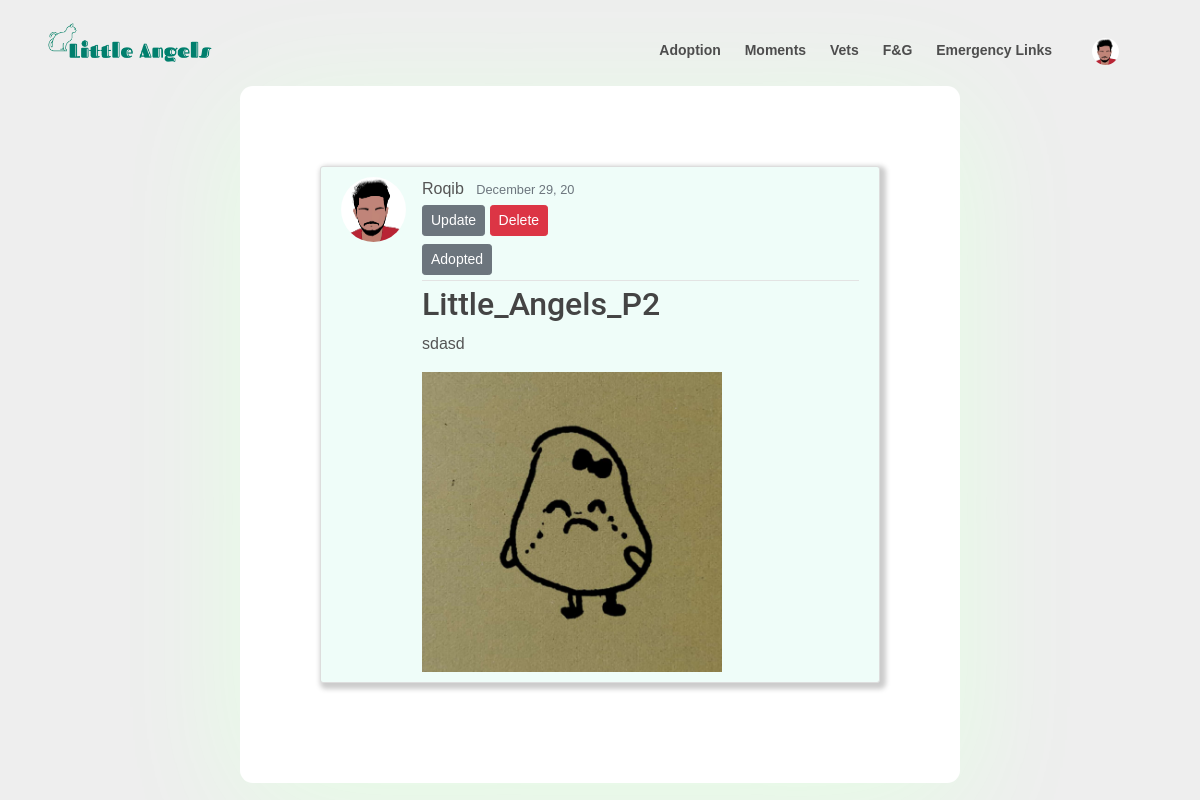
Page /adoption/post/4/ (signed in) on the earlier database version.
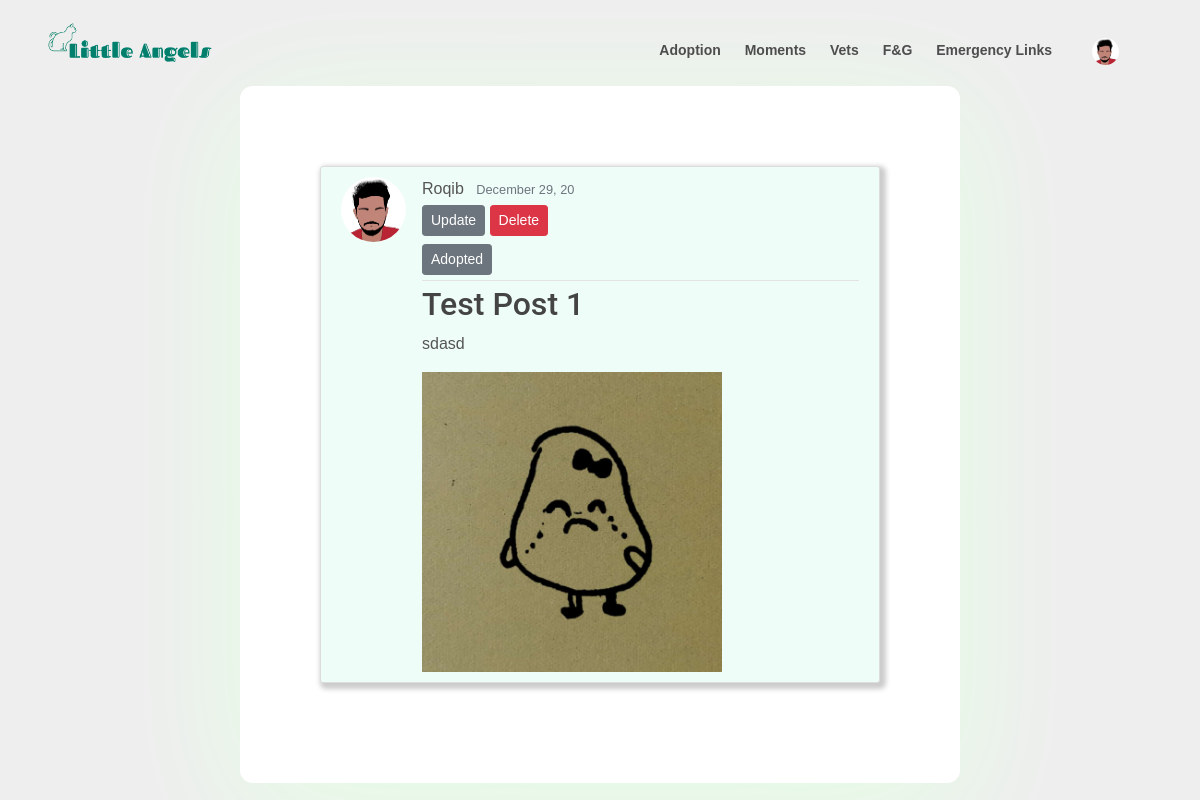
Same page on the later database version.
### adoption/models.py (models this page shows, shortened)
class AdoptionPost(models.Model):
    title = models.CharField(max_length=30)
    author = models.ForeignKey(User, on_delete=models.CASCADE)
    content = models.TextField();
    date = models.DateTimeField(default=timezone.now)
    location = models.CharField(max_length=50)
    approved = models.BooleanField(default=False)
    contact = models.CharField(max_length=11)
    isAdopted = models.BooleanField(default=False)
    image = models.ImageField( blank=True, null=True, upload_to= 'adoption_pics')

### users/models.py (models this page shows, shortened)
class Profile(models.Model):
    accTypes= [
    ('normal', 'Normal'),
    ('vet', 'Vetenarian'),
    ('shop', 'Shop Owner')
    ]
    user = models.OneToOneField(User, on_delete=models.CASCADE)
    image = models.ImageField(default='default.png',  upload_to='profile_pics')
    user_type = models.CharField(max_length=30, choices = accTypes, default='null')

### adoption/views.py (the view)
# urls.py: path('post/<int:pk>/', PostDetailView.as_view(), name='adoption_post_detail'),
class PostDetailView(LoginRequiredMixin, DetailView):
    model = AdoptionPost

### adoption/templates/adoption/adoptionpost_detail.html
{% extends 'home/base.html' %}
{% load static %}
{% block content %}
<div class="boss">
    <div class="blog-post">
        <article class="media content-section">
            <img class="rounded-circle article-img" src="{{object.author.profile.image.url}}" alt="DP"">
            <div class="media-body">
            <div class="article-metadata">
                <a class="mr-2" href="{% url 'adoption_user_posts' object.author.username %}">{{ object.author }}</a>
                <small class="text-muted">{{ object.date| date:"F d, y"}}</small>
                {% if object.author == user %}
                    <div>
                        <a class="btn btn-secondary btn-sm mt-1 mb-1" href="{% url 'adoption_post_update' object.id %}">Update</a>
                        <a class="btn btn-danger btn-sm mt-1 mb-1" href="{% url 'adoption_post_delete' object.id %}">Delete</a>
                    </div>
                {%endif %}
                {% if object.isAdopted == True %}
                    <div>
                        <p class="btn btn-secondary btn-sm mt-1 mb-1">Adopted</p>
                    </div>
                {% endif %}
            </div>
            <h2 class="article-title">{{ object.title }}</h2>
            <p class="article-content">{{ object.content }}</p>
            {%if object.image %}
            <div>
                <img class="article-content" width="300px"; src="{{object.image.url|default_if_none:'#'}}">
            </div>
            {%endif%}
            </div>
        </article>
    </div>
</div>
{% endblock content %}

Differences in the rows shown:
changed AdoptionPost "sdasd": title "Little_Angels_P2" → "Test Post 1"
